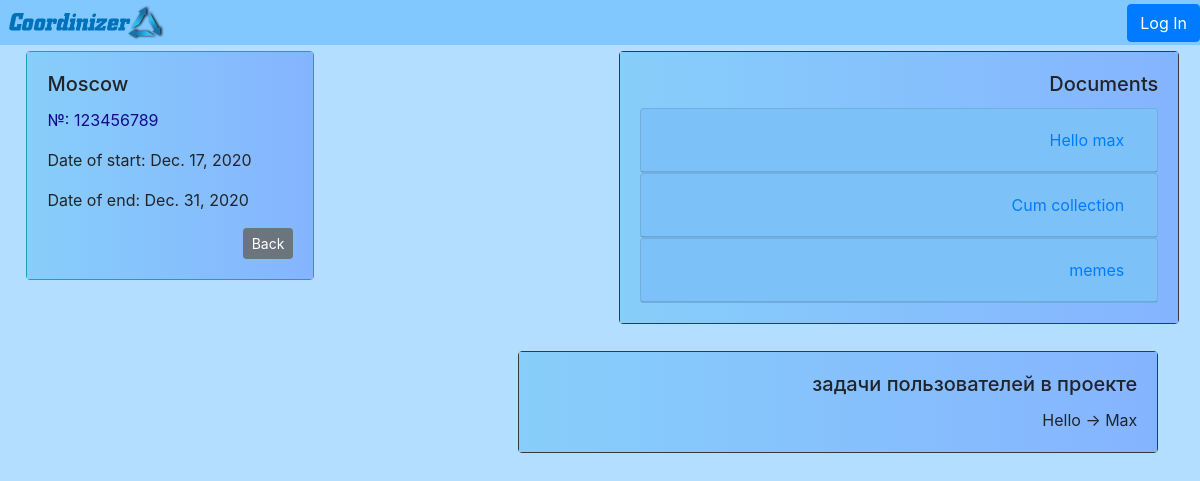
The page /catalog/all_contracts/1/ on the database its author committed.
### catalog/models.py (models this page shows, shortened)
class Contract(models.Model):
    contractName = models.CharField(max_length=100, help_text="Enter a city name for a contract")
    zakupkiId = models.CharField(max_length=50, help_text="Enter an id from zakupki.gov.ru")
    dateStart = models.DateField()
    dateEnd = models.DateField()
    linkToZakupkigov = models.TextField(help_text="Enter an link to zakupki.gov.ru", default="https://zakupki.gov.ru/epz/main/public/home.html")
    currentUsers = models.ManyToManyField(User)
    class Meta:
        db_table = "Contract"

class Document(models.Model):
    documentName = models.CharField(max_length=200, help_text="Enter a Document name")
    description = models.TextField(help_text="Enter a Document description")
    file = models.FileField(upload_to='uploads/')
    contract = models.ForeignKey('Contract', on_delete=models.SET_NULL, null=True)

class Task(models.Model):
    taskName = models.CharField(max_length=200, help_text="Enter a task name")
    performer = models.ForeignKey(User, on_delete=models.SET_NULL, null=True, help_text="Who will need to complete it?", related_name="task_for")
    sender = models.ForeignKey(User, on_delete=models.SET_NULL, null=True, related_name="task_from")
    description = models.TextField(help_text="Enter a task description")
    taskContractName = models.ForeignKey('Contract', on_delete=models.SET_NULL, null=True)
    datetimeStart = models.DateTimeField()
    datetimeEnd = models.DateTimeField()
    status = models.CharField(max_length=1, help_text="Enter a task status 0 - active, 1 - completed")

### catalog/views.py (the view, shortened to what this page needs)
# urls.py: re_path('all_contracts/(?P<pk>\w+)/$', views.ContractDetailView.as_view(), name = 'contractDetail'),
class ContractDetailView(generics.RetrieveAPIView):
    renderer_classes = [TemplateHTMLRenderer]
    template_name = "contractTemplate.html"
    def get(self,request,pk):
        contract_id=Contract.objects.get(pk=pk)
        tasks = Task.objects.filter(taskContractName = pk)
        documents = Document.objects.filter(contract = pk)
        serializer = ContractSerializer(contract_id)
        return Response({'serializer': serializer,'contract_id': contract_id, 'tasks' : tasks, 'documents' : documents})

### templates/contractTemplate.html (shortened to what this page needs)
{% extends "main.html" %}
{%block content%}
<div class="container-fluid">
  <div class="row">
    <div align="left" class="col">
      <div id="infoContr" class="card border-info mb-3" style="width: 18rem; ">
        <div class="card-body">
          <h5 class="card-title">{{contract_id.contractName}} </h5>
          <a class="card-subtitle" href='{{contractid.linkToZakupkigov}}'>№: {{contract_id.zakupkiId}}</a>
          <p class="card-text">Date of start: {{contract_id.dateStart}}</p>
          <p class="card-text">Date of end: {{contract_id.dateEnd}}</p>
          <div class="text-right">
            <a type="button" href="/catalog/all_contracts" class="btn btn-secondary btn-sm">Back</a>
          </div>
        </div>
      </div>
    </div>
    <div align="right" class="col">
      <div id="DocsContr" class="card border-dark mb-3" style="width: 35rem;">
        <div class="card-body">
          <h5 class="card-title">Documents</h5>
          <div id="accordion">
            {% for document in documents %}
            <div class="card accord">
              <div class="card-header" id="headingOne">
                <h5 class="mb-0">
                  <button class="btn btn-link collapsed" data-toggle="collapse" data-target="#{{document.documentName}}" aria-expanded="false" aria-controls="{{document.documentName}}">
                    {{document.documentName}}
                  </button>
                </h5>
              </div>
            </div>
            {% endfor %}
          </div>
        </div>
      </div>
    </div>
  </div>
  <div id="TasksContr" class="row align-items-center">
    <div align="right" class="col">
      <div class="card border-dark mb-3" style="width: 40rem; background: #00bfff;">
        <div class="card-body">
          <h5 class="card-title">задачи пользователей в проекте </h5>
          {%for task in tasks %}
          <p class="card-text">{{task.taskName}} -> {{task.performer}}</p>
          {%endfor%}
        </div>
      </div>
    </div>
  </div>
  {%endblock%}

### templates/main.html (style rules this page uses)
body { background-color: #b3deff }

### templates/contractTemplate.html (style rules this page uses)
#TasksContr { margin-top: 1%; margin-right: 1%; }
#DocsContr { margin-top: 1%; margin-right: 1%; background: #00bfff; }
#infoContr { margin-top: 1%; margin-left: 2%; background: #0f93ff; }
.card-subtitle { color: #120a8f; }
.card-body { background: linear-gradient(to left, #85b4ff, #87CEFA); }
.accord { background:#80c8ff; }

### rows shown on the page
Contract: contractName "Moscow", zakupkiId "123456789", dateStart "Dec. 17, 2020", dateEnd "Dec. 31, 2020"
Document: documentName "Hello max"
Document: documentName "Cum collection"
Document: documentName "memes"
Task: taskName "Hello", performer "Max"
